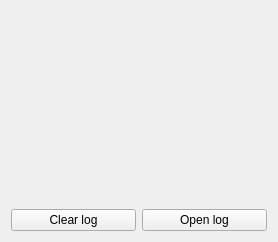
      <widget class="QWidget" name="tabLog">
       <property name="maximumSize">
        <size>
         <width>16777214</width>
         <height>16777215</height>
        </size>
       </property>
       <attribute name="title">
        <string>Log</string>
       </attribute>
       <layout class="QVBoxLayout" name="verticalLayout_4">
        <item>
         <widget class="QPlainTextEdit" name="labelLog">
          <property name="acceptDrops">
           <bool>false</bool>
          </property>
          <property name="styleSheet">
           <string notr="true">QFrame {
	background: transparent;
}
QTextEdit {
	padding: 0;
}</string>
          </property>
          <property name="frameShape">
           <enum>QFrame::NoFrame</enum>
          </property>
          <property name="frameShadow">
           <enum>QFrame::Plain</enum>
          </property>
          <property name="lineWidth">
           <number>0</number>
          </property>
          <property name="undoRedoEnabled">
           <bool>false</bool>
          </property>
          <property name="lineWrapMode">
           <enum>QPlainTextEdit::NoWrap</enum>
          </property>
          <property name="readOnly">
           <bool>true</bool>
          </property>
         </widget>
        </item>
        <item>
         <layout class="QHBoxLayout" name="horizontalLayout_5">
          <item>
           <widget class="QPushButton" name="buttonClearlog">
            <property name="text">
             <string>Clear log</string>
            </property>
           </widget>
          </item>
          <item>
           <widget class="QPushButton" name="buttonOpenLog">
            <property name="text">
             <string>Open log</string>
            </property>
           </widget>
          </item>
         </layout>
        </item>
       </layout>
      </widget>
